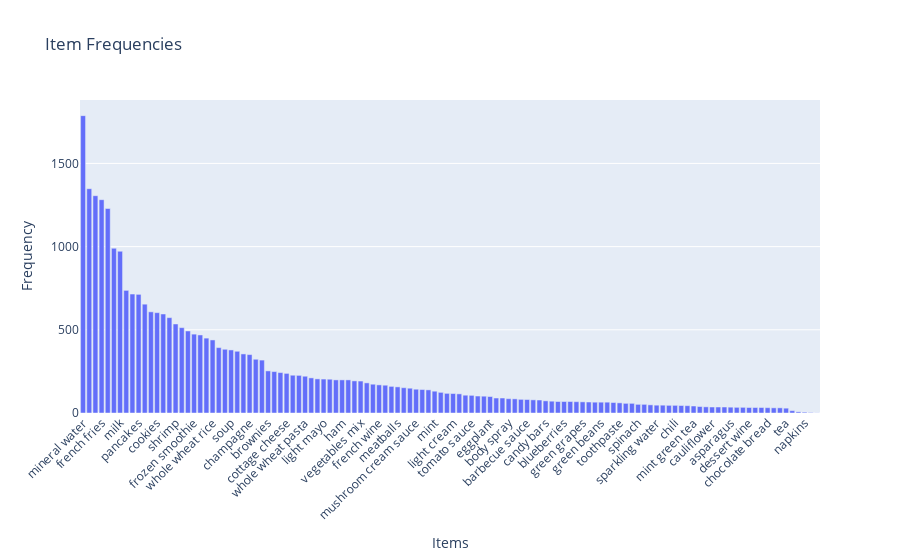

The cell this chart's notebook holds for it:
### Code cell
# Count the frequency of each item
item_freq = DataMartek_encoded.sum().sort_values(ascending=False)

# Create a bar plot using Plotly
fig = px.bar(x=item_freq.index, y=item_freq.values, labels={'x': 'Items', 'y': 'Frequency'}, title='Item Frequencies')
fig.update_xaxes(tickangle=-45)
fig.show()

### Figure 1 — Plotly figure (JSON) as saved in the notebook; plotly's stock layout.template omitted (floating-point values rounded to 4 significant figures)
{"data": [{"hovertemplate": "Items=%{x}<br>Frequency=%{y}<extra></extra>", "legendgroup": "", "marker": {"color": "#636efa", "pattern": {"shape": ""}}, "name": "", "orientation": "v", "showlegend": false, "textposition": "auto", "type": "bar", "x": ["mineral water", "eggs", "spaghetti", "french fries", "chocolate", "green tea", "milk", "ground beef", "frozen vegetables", "pancakes", "burgers", "cake", "cookies", "escalope", "low fat yogurt", "shrimp", "tomatoes", "olive oil", "frozen smoothie", "turkey", "chicken", "whole wheat rice", "grated cheese", "cooking oil", "soup", "herb & pepper", "honey", "champagne", "fresh bread", "salmon", "brownies", "avocado", "hot dogs", "cottage cheese", "tomato juice", "butter", "whole wheat pasta", "red wine", "yogurt cake", "light mayo", "energy bar", "energy drink", "ham", "pepper", "cereals", "vegetables mix", "muffins", "oil", "french wine", "fresh tuna", "strawberries", "meatballs", "almonds", "parmesan cheese", "mushroom cream sauce", "rice", "protein bar", "mint", "white wine", "pasta", "light cream", "carrots", "black tea", "tomato sauce", "fromage blanc", "gums", "eggplant", "melons", "extra dark chocolate", "body spray", "yams", "magazines", "barbecue sauce", "cider", "nonfat milk", "candy bars", "zucchini", "whole weat flour", "blueberries", "salt", "flax seed", "green grapes", "antioxydant juice", "bacon", "green beans", "bug spray", "clothes accessories", "toothpaste", "strong cheese", "shallot", "spinach", "gluten free bar", "pet food", "sparkling water", "soda", "mayonnaise", "chili", "pickles", "burger sauce", "mint green tea", "hand protein bar", "shampoo", "cauliflower", "corn", "salad", "asparagus", "sandwich", "babies food", "dessert wine", "ketchup", "oatmeal", "chocolate bread", "chutney", "mashed potato", "tea", "bramble", "cream", "napkins", "water spray", " asparagus"], "xaxis": "x", "y": [1787, 1348, 1306, 1282, 1229, 990, 972, 737, 715, 713, 654, 608, 603, 595, 573, 535, 513, 493, 474, 469, 450, 439, 393, 383, 379, 371, 355, 351, 323, 318, 253, 249, 243, 238, 227, 226, 221, 211, 205, 204, 203, 199, 199, 199, 193, 192, 181, 173, 169, 167, 160, 157, 152, 149, 143, 141, 139, 131, 124, 118, 117, 115, 107, 106, 102, 101, 99, 90, 90, 86, 85, 82, 81, 79, 78, 73, 71, 69, 69, 69, 68, 67, 66, 65, 65, 65, 63, 61, 58, 58, 52, 52, 49, 47, 47, 46, 46, 45, 44, 42, 39, 37, 36, 36, 36, 35, 34, 34, 33, 33, 33, 32, 31, 31, 29, 14, 7, 5, 3, 1], "yaxis": "y"}], "layout": {"barmode": "relative", "legend": {"tracegroupgap": 0}, "title": {"text": "Item Frequencies"}, "xaxis": {"anchor": "y", "domain": [0, 1], "tickangle": -45, "title": {"text": "Items"}}, "yaxis": {"anchor": "x", "domain": [0, 1], "title": {"text": "Frequency"}}}}
